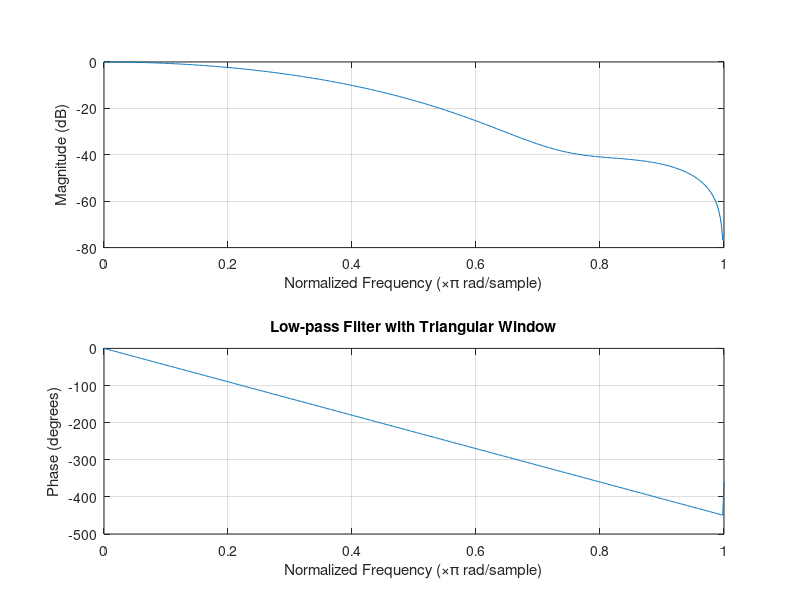

The MATLAB source for this figure:

N = input('Enter the filter order (N): ');

Fc = 0.2;  % Normalized cutoff frequency (0.2 corresponds to 0.2 * Nyquist rate);
b_hamming = fir1(N, Fc, 'low', hamming(N+1));
b_hanning = fir1(N, Fc, 'low', hanning(N+1));
b_rectangular = fir1(N, Fc, 'low', rectwin(N+1));
b_triangular = fir1(N, Fc, 'low', triang(N+1));

figure;
subplot(2, 2, 1);
freqz(b_hamming, 1, 512);
title('Low-pass Filter with Hamming Window');

subplot(2, 2, 2);
freqz(b_hanning, 1, 512);
title('Low-pass Filter with Hanning Window');

subplot(2, 2, 3);
freqz(b_rectangular, 1, 512);
title('Low-pass Filter with Rectangular Window');

subplot(2, 2, 4);
freqz(b_triangular, 1, 512);
title('Low-pass Filter with Triangular Window');
